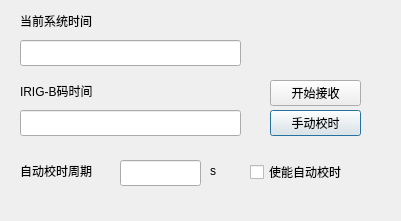
<?xml version="1.0" encoding="UTF-8"?>
<ui version="4.0">
 <class>dlgBcode</class>
 <widget class="QDialog" name="dlgBcode">
  <property name="geometry">
   <rect>
    <x>0</x>
    <y>0</y>
    <width>401</width>
    <height>221</height>
   </rect>
  </property>
  <property name="windowTitle">
   <string>IRIG-B码(DC)对时</string>
  </property>
  <widget class="QLineEdit" name="lineEditBcodeTime">
   <property name="geometry">
    <rect>
     <x>20</x>
     <y>110</y>
     <width>221</width>
     <height>26</height>
    </rect>
   </property>
  </widget>
  <widget class="QPushButton" name="btnSettime">
   <property name="geometry">
    <rect>
     <x>270</x>
     <y>110</y>
     <width>91</width>
     <height>26</height>
    </rect>
   </property>
   <property name="text">
    <string>手动校时</string>
   </property>
  </widget>
  <widget class="QLabel" name="label">
   <property name="geometry">
    <rect>
     <x>210</x>
     <y>160</y>
     <width>20</width>
     <height>21</height>
    </rect>
   </property>
   <property name="text">
    <string>s</string>
   </property>
  </widget>
  <widget class="QCheckBox" name="checkEnAutoSet">
   <property name="geometry">
    <rect>
     <x>250</x>
     <y>160</y>
     <width>131</width>
     <height>24</height>
    </rect>
   </property>
   <property name="text">
    <string>使能自动校时</string>
   </property>
  </widget>
  <widget class="QLabel" name="label_2">
   <property name="geometry">
    <rect>
     <x>20</x>
     <y>160</y>
     <width>101</width>
     <height>21</height>
    </rect>
   </property>
   <property name="text">
    <string>自动校时周期</string>
   </property>
  </widget>
  <widget class="QLabel" name="label_3">
   <property name="geometry">
    <rect>
     <x>20</x>
     <y>80</y>
     <width>101</width>
     <height>21</height>
    </rect>
   </property>
   <property name="text">
    <string>IRIG-B码时间</string>
   </property>
  </widget>
  <widget class="QLabel" name="label_4">
   <property name="geometry">
    <rect>
     <x>20</x>
     <y>10</y>
     <width>101</width>
     <height>21</height>
    </rect>
   </property>
   <property name="text">
    <string>当前系统时间</string>
   </property>
  </widget>
  <widget class="QLineEdit" name="lineEditCurTime">
   <property name="geometry">
    <rect>
     <x>20</x>
     <y>40</y>
     <width>221</width>
     <height>26</height>
    </rect>
   </property>
  </widget>
  <widget class="QLineEdit" name="lineEditInterval">
   <property name="geometry">
    <rect>
     <x>120</x>
     <y>160</y>
     <width>81</width>
     <height>26</height>
    </rect>
   </property>
  </widget>
  <widget class="QPushButton" name="btnOpenSerial">
   <property name="geometry">
    <rect>
     <x>270</x>
     <y>80</y>
     <width>91</width>
     <height>26</height>
    </rect>
   </property>
   <property name="text">
    <string>开始接收</string>
   </property>
  </widget>
 </widget>
 <resources/>
 <connections/>
</ui>
